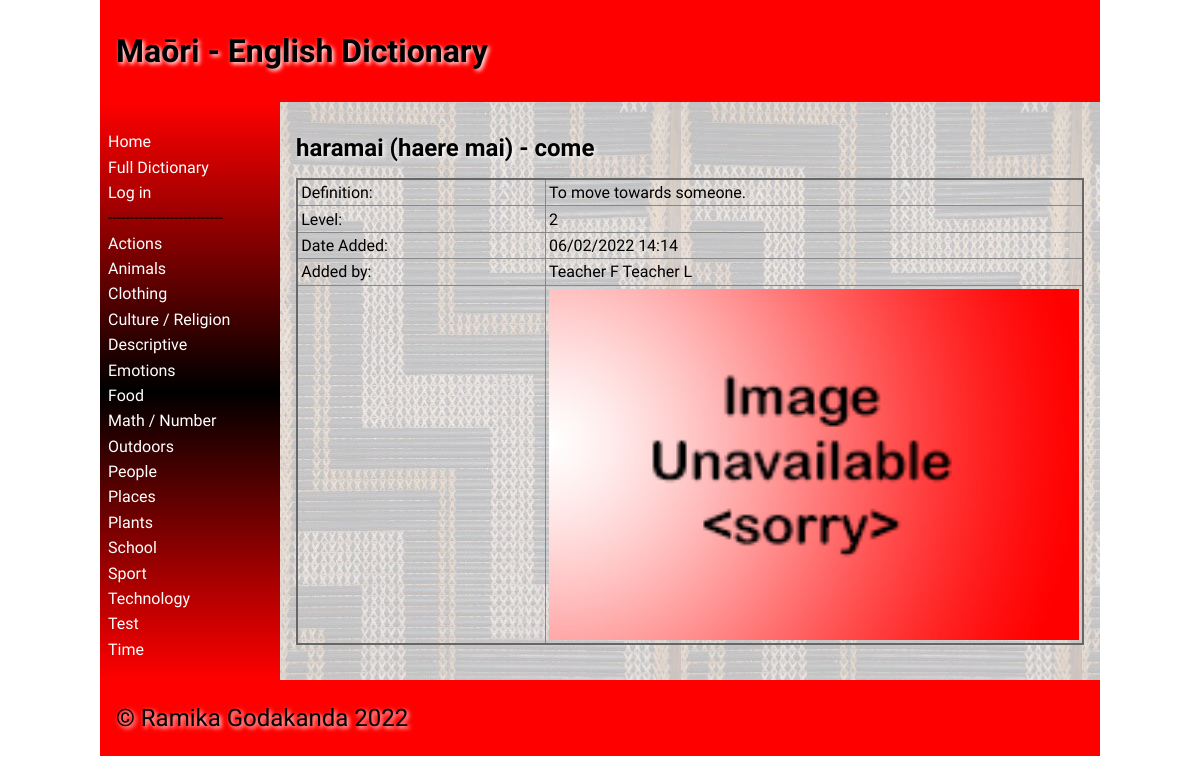
The app's page /word/303 with its own data.
### tables this page shows
CREATE TABLE "categories"
(
	id integer
		primary key autoincrement,
	category_names varchar(30),
	user_created boolean
);

CREATE TABLE "words"
(
	id integer
		primary key autoincrement,
	user_id integer not null
		references user_details,
	category_id integer
		references categories,
	maori varchar(30),
	english varchar(30),
	definition varchar(200),
	level integer,
	timestamp datetime,
	image varchar(100)
);

CREATE TABLE "user_details"
(
	id integer
		primary key autoincrement,
	first_name varchar(30),
	last_name varchar(30),
	email varchar(50),
	password varchar(70),
	teacher boolean
);

### app.py (the view)
@app.route('/word/<word_id>', methods=['GET', 'POST'])
def render_word_page(word_id):
    if request.method == 'POST':
        if not is_logged_in():
            return redirect('/?error=Not+logged+in')
        if not is_teacher():
            return redirect('/?error=Not+teacher')
        user_id = session.get('user_id')
        word_data = get_word_data(word_id)
        word_maori = word_data[0][3]
        word_english = word_data[0][4]
        word_desc = word_data[0][5]
        word_level = word_data[0][6]
        print(request.form)
        maori_word = request.form.get('maori').strip()
        english_translation = request.form.get('english').strip()
        year_level = int(request.form.get('level'))
        description = request.form.get('description').strip()
        timestamp = datetime.now()
        print(word_maori)
        print(word_english)
        print(word_desc)
        print(word_level)
        if (word_maori != maori_word) or (word_english != english_translation) or (year_level != word_level) \
                or (word_desc != description):
            con = create_connection(DB_NAME)
            query = "UPDATE words SET user_id=?, maori=?, english=?, definition=?, level=?, timestamp=? WHERE id=? "
            cur = con.cursor()
            cur.execute(query, (user_id, maori_word, english_translation, description, year_level, timestamp,
                                word_id))
            con.commit()
            con.close()
        else:
            return redirect('/word/' + str(word_id) + "?error=Nothing+changed")
        return redirect('/word/' + str(word_id))
    else:
        con = create_connection(DB_NAME)
        query = "SELECT * FROM words WHERE id = ?"
        cur = con.cursor()
        cur.execute(query, (word_id,))
        queried_data = cur.fetchall()
        print(queried_data)
        if not queried_data:
            return redirect('/?error=Word+doesnt+exist')
        author = queried_data[0][1]
        print(author)
        query = "SELECT * FROM user_details WHERE id=?"
        cur = con.cursor()
        cur.execute(query, (author,))
        user_list = cur.fetchall()
        con.close()
    return render_template('word.html', logged_in=is_logged_in(), category_list=category_list(),
                           word_data=queried_data, teacher_perms=is_teacher(), users=user_list)

### app.py (called while the page is built)
def create_connection(db_file):
    try:
        connection = sqlite3.connect(db_file)
        connection.execute('pragma foreign_keys=ON')
        return connection
    except Error as e:
        print(e)
    return None

def is_logged_in():
    if session.get("email") is None:
        print("Not logged in")
        return False
    else:
        print("Logged in")
        return True

def is_teacher():
    if not is_logged_in() or (session.get("teacher") is (None or 0)):
        print("Not teacher logged in")
        return False
    else:
        print("Teacher logged in")
        return True

def category_list():
    con = create_connection(DB_NAME)
    query = "SELECT * FROM categories ORDER BY category_names ASC"
    cur = con.cursor()
    cur.execute(query)
    queried_categories = cur.fetchall()
    con.close()
    return queried_categories

### templates/word.html (shortened to what this page needs)
{% extends 'base.html' %}
{% block main %}
    <h2>{{ word_data[0][3] }} - {{ word_data[0][4] }}
    </h2>
    <table>
        <thead>
        <tr>
            <td>Definition:</td>
            <td>{{ word_data[0][5] }}</td>
        </tr>
        <tr>
            <td>Level:</td>
            <td>{{ word_data[0][6] }}</td>
        </tr>
        <tr>
            <td>Date Added:</td>
            <td>{{ word_data[0][7] }}</td>
        </tr>
        <tr>
            <td>Added by:</td>
            <td>{{ users[0][1] }} {{ users[0][2] }}</td>
        </tr>
        <tr>
            <td></td>
            <td colspan=“2”><img class="max"  src="/static/images/{{ word_data[0][8] }}"></td>
        </tr>
        </thead>
    </table>
    <br>
{% endblock %}

### templates/base.html (shortened to what this page needs)
<!doctype html>
<html lang="en">
<head>
    <link href="{{ url_for('static', filename='css/style.css') }}" rel="stylesheet">
</head>
<body>
<div id="container">
    <header>
        <h1>Maōri - English Dictionary</h1>
    </header>
    <nav>
        <ul>
            <li><a href="\">Home</a></li>
            <li><a href="/full_dictionary">Full Dictionary</a></li>
            {% if logged_in %}
                {% if teacher_perms %}
                    <li>--------------------------</li>
                    <li><a href="/add_category">Add Category</a></li>
                    <li><a href="/add_word">Add Word</a></li>
                {% endif %}
                <li>--------------------------</li>
                <a href="/logout">Log out</a>
            {% else %}
                <li><a href="/login">Log in</a></li>
            {% endif %}
            <li>--------------------------</li>
            {% for category in category_list %}
                <li><a href="/category/{{ category[0] }}">{{ category[1] }}</a></li>
            {% endfor %}
        </ul>
    </nav>
    <main>
        {% block main %}{% endblock %}
    </main>
    <footer>
        <p>
            &copy; Ramika Godakanda 2022
        </p>
    </footer>
</div>
</body>
</html>

### static/css/style.css (style rules this page uses)
* { font-family: Comfortaa, sans-serif; margin: 0; padding: 0; box-sizing: border-box; }
#container { display: grid; grid-template-columns: 75px auto; grid-template-areas: 'nav header' 'main main' 'footer footer'; }
header { grid-area: header; background-color: #f00; padding: 1rem; }
nav { grid-area: nav; }
main { grid-area: main; padding: 1rem; background-color: #edd; }
h1, h2, h3, h4 { padding: 1rem 0; font-family: 'Suez One', serif; color: #000; text-shadow: 2px 2px 4px #fff; }
p { padding: 0.5rem 0; }
a { color: #222; text-decoration: underline; }
img { width: 100%; }
table { width: 100%; border: 2px solid #666; border-collapse: collapse; }
img { display: block; margin-left: auto; margin-right: auto; height: auto; width:200px; }
th, td { border: 1px solid #888; padding: 0.2rem; text-align: left; }
footer { grid-area: footer; padding: 1rem; background-color: #f00; }
footer p { color: #000; text-shadow: 2px 2px 4px #fff; font-size: 1.5rem; }
@media only screen and (min-width: 768px) { #container { grid-template-columns: 180px auto; grid-template-areas: 'header header' 'nav main' 'footer footer'; } }
@media only screen and (min-width: 768px) { nav { background: linear-gradient(180deg, rgba(255,0,0,1) 0%, rgba(0, 0, 0, 1) 50%, rgba(255,0,0,1) 100%); padding: 0.5rem; } }
@media only screen and (min-width: 768px) { nav ul { list-style: none; } }
@media only screen and (min-width: 768px) { nav li { padding: 0.2rem 0; } }
@media only screen and (min-width: 768px) { nav a { color: #fff; text-decoration: none; } }
@media only screen and (min-width: 768px) { main { background-image: url('/static/images/poutama.jpg'); } }
@media only screen and (min-width: 1000px) { #container { width: 1000px; margin: auto; } }
.max { width: 100%; }

### records on screen
categories: category_names "Actions"
categories: category_names "Animals"
categories: category_names "Clothing"
categories: category_names "Culture / Religion"
categories: category_names "Descriptive"
categories: category_names "Emotions"
categories: category_names "Food"
categories: category_names "Math / Number"
categories: category_names "Outdoors"
categories: category_names "People"
categories: category_names "Places"
categories: category_names "Plants"
categories: category_names "School"
categories: category_names "Sport"
categories: category_names "Technology"
categories: category_names "Test"
categories: category_names "Time"
words: maori "haramai (haere mai)", english "come", definition "To move towards someone.", level "2", timestamp "06/02/2022 14:14", image (placeholder picture)
user_details: first_name "Teacher F", last_name "Teacher L"
